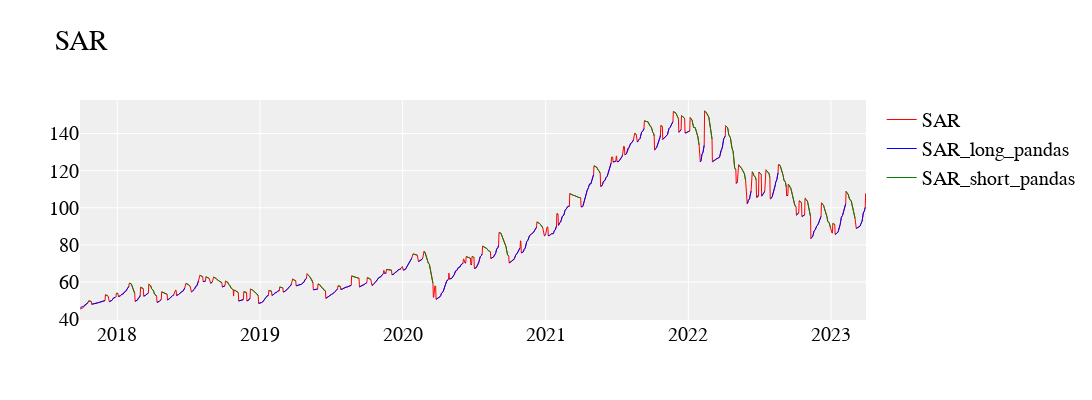
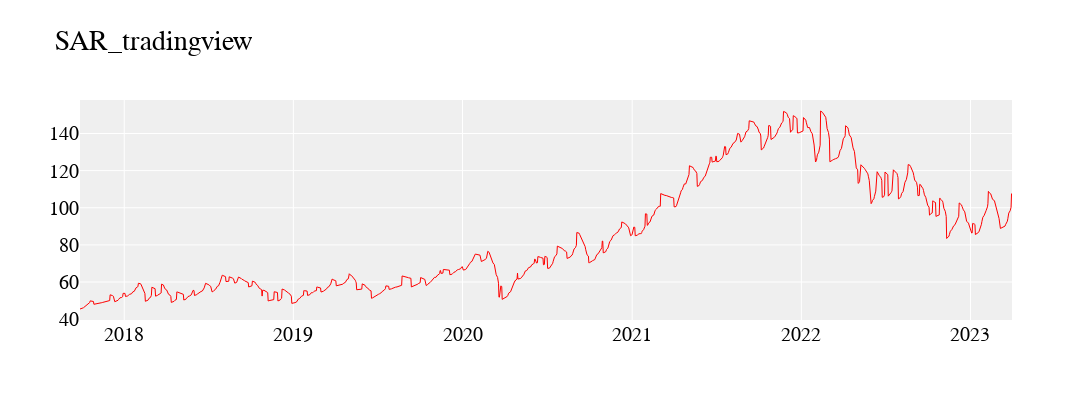
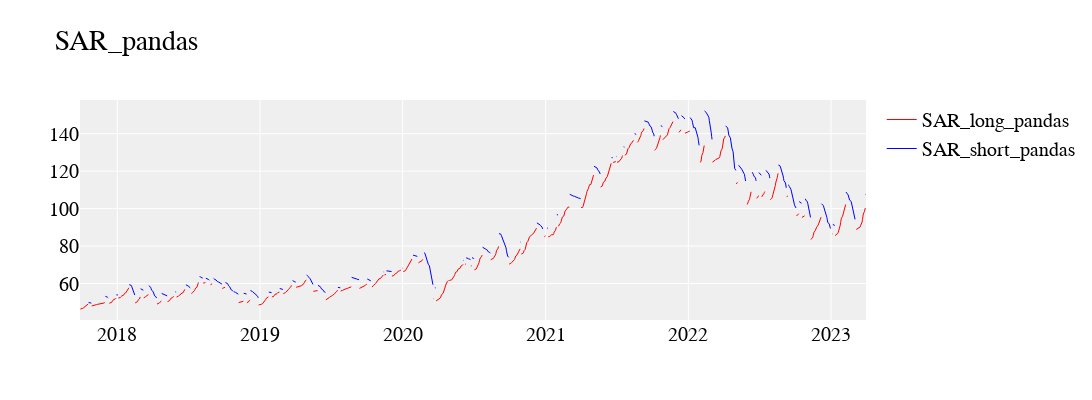
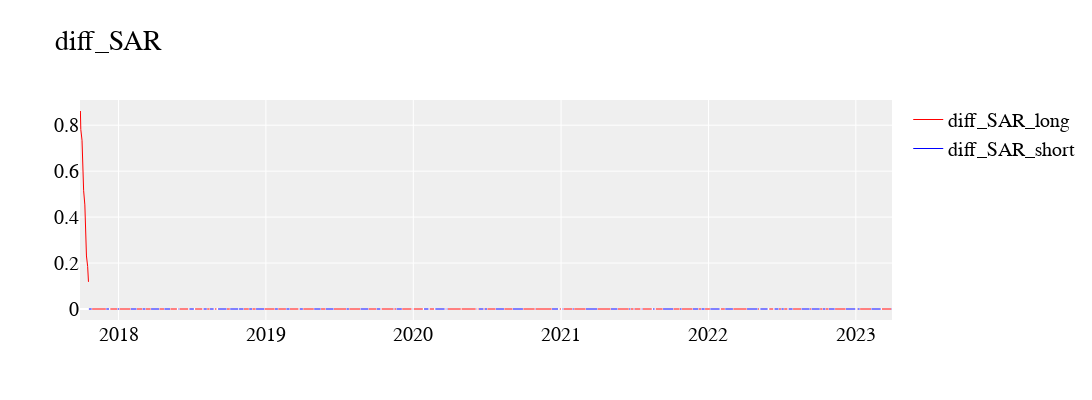

Notebook cell for these charts, in order:
### Code cell
plot_3_line(df.index,df['ParabolicSAR'],df_pandas['PSARl_0.02_0.2'],df_pandas['PSARs_0.02_0.2'],'SAR','SAR_long_pandas','SAR_short_pandas','SAR')
plot_1_line(df.index,df['ParabolicSAR'],'SAR_tradingview')
plot_2_line(df.index,df_pandas['PSARl_0.02_0.2'],df_pandas['PSARs_0.02_0.2'],'SAR_long_pandas','SAR_short_pandas','SAR_pandas')
plot_2_line(df.index,np.abs(df['ParabolicSAR']-df_pandas['PSARl_0.02_0.2']),np.abs(df['ParabolicSAR']-df_pandas['PSARs_0.02_0.2']),'diff_SAR_long','diff_SAR_short','diff_SAR')

### Figure 1 — Plotly figure (JSON) as saved in the notebook; plotly's stock layout.template omitted (floating-point values rounded to 4 significant figures; data arrays with more than 128 entries replaced by an {"elided": "..."} marker saying what was removed)
{"data": [{"legendgroup": "1", "line": {"color": "red", "width": 1}, "name": "SAR", "type": "scatter", "x": {"elided": "1387 str values"}, "xaxis": "x", "y": {"elided": "1387 float values"}, "yaxis": "y"}, {"legendgroup": "1", "line": {"color": "blue", "width": 1}, "name": "SAR_long_pandas", "type": "scatter", "x": {"elided": "1387 str values"}, "xaxis": "x", "y": {"elided": "1387 float values"}, "yaxis": "y"}, {"legendgroup": "1", "line": {"color": "green", "width": 1}, "name": "SAR_short_pandas", "type": "scatter", "x": {"elided": "1387 str values"}, "xaxis": "x", "y": {"elided": "1387 float values"}, "yaxis": "y"}], "layout": {"font": {"color": "#000000", "family": "Monospace", "size": 20}, "height": 400, "plot_bgcolor": "#efefef", "title": {"text": "SAR"}, "width": 1200, "xaxis": {"anchor": "y", "domain": [0, 1], "rangeslider": {"visible": false}}, "yaxis": {"anchor": "x", "domain": [0, 1]}}}

### Figure 2 — Plotly figure (JSON) as saved in the notebook; plotly's stock layout.template omitted (floating-point values rounded to 4 significant figures; data arrays with more than 128 entries replaced by an {"elided": "..."} marker saying what was removed)
{"data": [{"legendgroup": "1", "line": {"color": "red", "width": 1}, "type": "scatter", "x": {"elided": "1387 str values"}, "xaxis": "x", "y": {"elided": "1387 float values"}, "yaxis": "y"}], "layout": {"font": {"color": "#000000", "family": "Monospace", "size": 20}, "height": 400, "plot_bgcolor": "#efefef", "title": {"text": "SAR_tradingview"}, "width": 1200, "xaxis": {"anchor": "y", "domain": [0, 1], "rangeslider": {"visible": false}}, "yaxis": {"anchor": "x", "domain": [0, 1]}}}

### Figure 3 — Plotly figure (JSON) as saved in the notebook; plotly's stock layout.template omitted (floating-point values rounded to 4 significant figures; data arrays with more than 128 entries replaced by an {"elided": "..."} marker saying what was removed)
{"data": [{"legendgroup": "1", "line": {"color": "red", "width": 1}, "name": "SAR_long_pandas", "type": "scatter", "x": {"elided": "1387 str values"}, "xaxis": "x", "y": {"elided": "1387 float values"}, "yaxis": "y"}, {"legendgroup": "1", "line": {"color": "blue", "width": 1}, "name": "SAR_short_pandas", "type": "scatter", "x": {"elided": "1387 str values"}, "xaxis": "x", "y": {"elided": "1387 float values"}, "yaxis": "y"}], "layout": {"font": {"color": "#000000", "family": "Monospace", "size": 20}, "height": 400, "plot_bgcolor": "#efefef", "title": {"text": "SAR_pandas"}, "width": 1200, "xaxis": {"anchor": "y", "domain": [0, 1], "rangeslider": {"visible": false}}, "yaxis": {"anchor": "x", "domain": [0, 1]}}}

### Figure 4 — Plotly figure (JSON) as saved in the notebook; plotly's stock layout.template omitted (floating-point values rounded to 4 significant figures; data arrays with more than 128 entries replaced by an {"elided": "..."} marker saying what was removed)
{"data": [{"legendgroup": "1", "line": {"color": "red", "width": 1}, "name": "diff_SAR_long", "type": "scatter", "x": {"elided": "1387 str values"}, "xaxis": "x", "y": {"elided": "1387 float values"}, "yaxis": "y"}, {"legendgroup": "1", "line": {"color": "blue", "width": 1}, "name": "diff_SAR_short", "type": "scatter", "x": {"elided": "1387 str values"}, "xaxis": "x", "y": {"elided": "1387 float values"}, "yaxis": "y"}], "layout": {"font": {"color": "#000000", "family": "Monospace", "size": 20}, "height": 400, "plot_bgcolor": "#efefef", "title": {"text": "diff_SAR"}, "width": 1200, "xaxis": {"anchor": "y", "domain": [0, 1], "rangeslider": {"visible": false}}, "yaxis": {"anchor": "x", "domain": [0, 1]}}}
